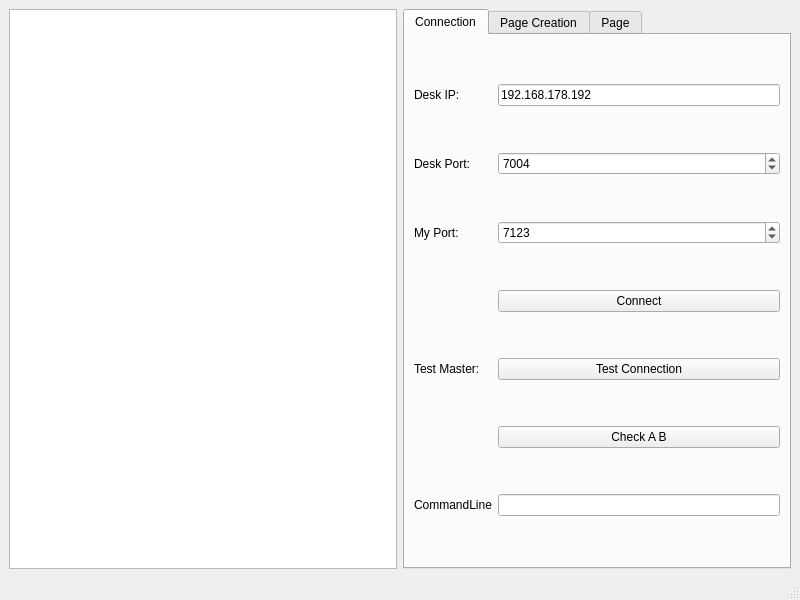
<?xml version="1.0" encoding="UTF-8"?>
<ui version="4.0">
 <class>MainWindow</class>
 <widget class="QMainWindow" name="MainWindow">
  <property name="geometry">
   <rect>
    <x>0</x>
    <y>0</y>
    <width>800</width>
    <height>600</height>
   </rect>
  </property>
  <property name="windowTitle">
   <string>MainWindow</string>
  </property>
  <widget class="QWidget" name="centralwidget">
   <layout class="QHBoxLayout" name="horizontalLayout">
    <item>
     <widget class="QListWidget" name="listWidget"/>
    </item>
    <item>
     <widget class="QTabWidget" name="tabWidget">
      <property name="currentIndex">
       <number>0</number>
      </property>
      <widget class="QWidget" name="Connection">
       <attribute name="title">
        <string>Connection</string>
       </attribute>
       <layout class="QGridLayout" name="gridLayout">
        <item row="6" column="2">
         <widget class="QLineEdit" name="lineEdit_2">
          <property name="readOnly">
           <bool>true</bool>
          </property>
         </widget>
        </item>
        <item row="3" column="2">
         <widget class="QPushButton" name="pushButton">
          <property name="text">
           <string>Connect</string>
          </property>
         </widget>
        </item>
        <item row="0" column="2">
         <widget class="QLineEdit" name="lineEdit">
          <property name="text">
           <string>192.168.178.192</string>
          </property>
         </widget>
        </item>
        <item row="4" column="0">
         <widget class="QLabel" name="label_3">
          <property name="text">
           <string>Test Master:</string>
          </property>
         </widget>
        </item>
        <item row="6" column="0">
         <widget class="QLabel" name="label_5">
          <property name="text">
           <string>CommandLine</string>
          </property>
         </widget>
        </item>
        <item row="4" column="2">
         <widget class="QPushButton" name="pushButton_2">
          <property name="text">
           <string>Test Connection</string>
          </property>
         </widget>
        </item>
        <item row="1" column="0">
         <widget class="QLabel" name="label_2">
          <property name="text">
           <string>Desk Port:</string>
          </property>
         </widget>
        </item>
        <item row="1" column="2">
         <widget class="QSpinBox" name="spinBox">
          <property name="maximum">
           <number>9999</number>
          </property>
          <property name="value">
           <number>7004</number>
          </property>
         </widget>
        </item>
        <item row="2" column="2">
         <widget class="QSpinBox" name="spinBox_2">
          <property name="maximum">
           <number>9999</number>
          </property>
          <property name="value">
           <number>7123</number>
          </property>
         </widget>
        </item>
        <item row="0" column="0">
         <widget class="QLabel" name="label">
          <property name="text">
           <string>Desk IP:</string>
          </property>
         </widget>
        </item>
        <item row="2" column="0">
         <widget class="QLabel" name="label_4">
          <property name="text">
           <string>My Port:</string>
          </property>
         </widget>
        </item>
        <item row="5" column="2">
         <widget class="QPushButton" name="pushButton_7">
          <property name="text">
           <string>Check A B</string>
          </property>
         </widget>
        </item>
       </layout>
      </widget>
      <widget class="QWidget" name="tab_2">
       <attribute name="title">
        <string>Page Creation</string>
       </attribute>
       <layout class="QGridLayout" name="gridLayout_2">
        <item row="14" column="1">
         <widget class="QLabel" name="label_13">
          <property name="text">
           <string>TextLabel</string>
          </property>
         </widget>
        </item>
        <item row="2" column="1">
         <widget class="QCheckBox" name="checkBox_5">
          <property name="text">
           <string>Page 4</string>
          </property>
          <property name="checked">
           <bool>true</bool>
          </property>
         </widget>
        </item>
        <item row="10" column="1">
         <widget class="QLabel" name="label_7">
          <property name="text">
           <string>TextLabel</string>
          </property>
         </widget>
        </item>
        <item row="1" column="1">
         <widget class="QCheckBox" name="checkBox_3">
          <property name="text">
           <string>Page 2</string>
          </property>
          <property name="checked">
           <bool>true</bool>
          </property>
         </widget>
        </item>
        <item row="4" column="0">
         <widget class="QCheckBox" name="checkBox_8">
          <property name="text">
           <string>Page 7</string>
          </property>
          <property name="checked">
           <bool>true</bool>
          </property>
         </widget>
        </item>
        <item row="11" column="1">
         <widget class="QLabel" name="label_9">
          <property name="text">
           <string>TextLabel</string>
          </property>
         </widget>
        </item>
        <item row="6" column="0" colspan="2">
         <widget class="QPushButton" name="pushButton_3">
          <property name="text">
           <string>Create Pages</string>
          </property>
         </widget>
        </item>
        <item row="13" column="0">
         <widget class="QLabel" name="label_10">
          <property name="text">
           <string>KeyPresses Left:</string>
          </property>
         </widget>
        </item>
        <item row="9" column="0">
         <widget class="QPushButton" name="pushButton_6">
          <property name="text">
           <string>Create First Page</string>
          </property>
         </widget>
        </item>
        <item row="0" column="0">
         <widget class="QCheckBox" name="checkBox">
          <property name="text">
           <string>Page Default</string>
          </property>
          <property name="checked">
           <bool>true</bool>
          </property>
         </widget>
        </item>
        <item row="13" column="1">
         <widget class="QLabel" name="label_11">
          <property name="text">
           <string>TextLabel</string>
          </property>
         </widget>
        </item>
        <item row="16" column="0" colspan="2">
         <widget class="QProgressBar" name="progressBar">
          <property name="sizePolicy">
           <sizepolicy hsizetype="Expanding" vsizetype="Maximum">
            <horstretch>0</horstretch>
            <verstretch>0</verstretch>
           </sizepolicy>
          </property>
          <property name="value">
           <number>24</number>
          </property>
         </widget>
        </item>
        <item row="15" column="1">
         <widget class="QLabel" name="label_15">
          <property name="text">
           <string>TextLabel</string>
          </property>
         </widget>
        </item>
        <item row="3" column="0">
         <widget class="QCheckBox" name="checkBox_6">
          <property name="text">
           <string>Page 5</string>
          </property>
          <property name="checked">
           <bool>true</bool>
          </property>
         </widget>
        </item>
        <item row="11" column="0">
         <widget class="QLabel" name="label_8">
          <property name="text">
           <string>Total Number off KeyPresses:</string>
          </property>
         </widget>
        </item>
        <item row="7" column="0" colspan="2">
         <widget class="QPushButton" name="pushButton_4">
          <property name="text">
           <string>Create Bumps</string>
          </property>
         </widget>
        </item>
        <item row="1" column="0">
         <widget class="QCheckBox" name="checkBox_2">
          <property name="text">
           <string>Page 1</string>
          </property>
          <property name="checked">
           <bool>true</bool>
          </property>
         </widget>
        </item>
        <item row="4" column="1">
         <widget class="QCheckBox" name="checkBox_9">
          <property name="text">
           <string>Page 8</string>
          </property>
          <property name="checked">
           <bool>true</bool>
          </property>
         </widget>
        </item>
        <item row="10" column="0">
         <widget class="QLabel" name="label_6">
          <property name="text">
           <string>StartTime:</string>
          </property>
         </widget>
        </item>
        <item row="15" column="0">
         <widget class="QLabel" name="label_14">
          <property name="text">
           <string>Time Left:</string>
          </property>
         </widget>
        </item>
        <item row="3" column="1">
         <widget class="QCheckBox" name="checkBox_7">
          <property name="text">
           <string>Page 6</string>
          </property>
          <property name="checked">
           <bool>true</bool>
          </property>
         </widget>
        </item>
        <item row="8" column="0" colspan="2">
         <widget class="QPushButton" name="pushButton_5">
          <property name="text">
           <string>Create Default Page</string>
          </property>
         </widget>
        </item>
        <item row="2" column="0">
         <widget class="QCheckBox" name="checkBox_4">
          <property name="text">
           <string>Page 3</string>
          </property>
          <property name="checked">
           <bool>true</bool>
          </property>
         </widget>
        </item>
        <item row="14" column="0">
         <widget class="QLabel" name="label_12">
          <property name="text">
           <string>Avg KeyPress Time:</string>
          </property>
         </widget>
        </item>
        <item row="5" column="0">
         <widget class="QCheckBox" name="checkBox_10">
          <property name="text">
           <string>Page 9</string>
          </property>
          <property name="checked">
           <bool>true</bool>
          </property>
         </widget>
        </item>
        <item row="5" column="1">
         <widget class="QCheckBox" name="checkBox_11">
          <property name="text">
           <string>Page 10</string>
          </property>
          <property name="checked">
           <bool>true</bool>
          </property>
         </widget>
        </item>
       </layout>
      </widget>
      <widget class="QWidget" name="tab">
       <attribute name="title">
        <string>Page</string>
       </attribute>
      </widget>
     </widget>
    </item>
   </layout>
  </widget>
  <widget class="QMenuBar" name="menubar">
   <property name="geometry">
    <rect>
     <x>0</x>
     <y>0</y>
     <width>800</width>
     <height>21</height>
    </rect>
   </property>
  </widget>
  <widget class="QStatusBar" name="statusbar"/>
 </widget>
 <resources/>
 <connections/>
</ui>
